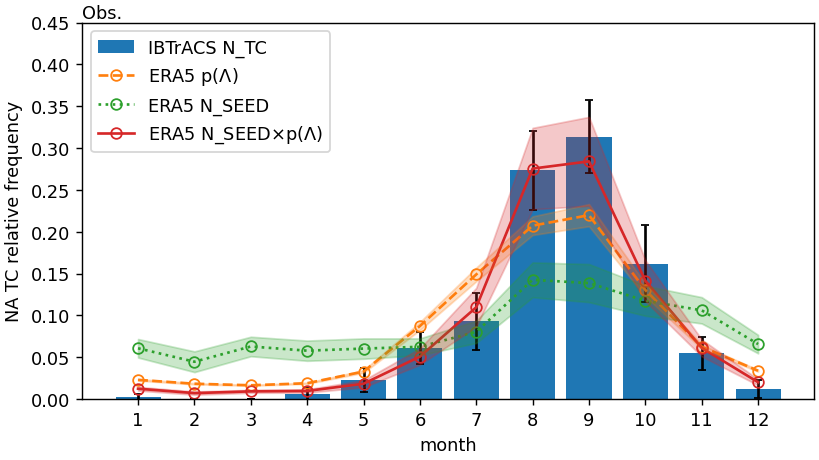

Write Python code to recreate this figure.
#!/usr/bin/env python
# Wenchang Yang (wenchang@princeton.edu)
# Fri May 29 16:26:38 EDT 2020
# v2 (2020-10-13): add AM2.5 and AM2.5C360
if __name__ == '__main__':
    from misc.timer import Timer
    tt = Timer(f'start {__file__}')
import sys, os.path, os, glob
import xarray as xr, numpy as np, pandas as pd
import matplotlib.pyplot as plt
#more imports
#
if __name__ == '__main__':
    tt.check('end import')
#
#start from here
basin = 'NA'
years = slice('1980', '2018')
seed_olife = 12
datafile = __file__.replace('.py', f'.{basin}.nc')
if os.path.exists(datafile):
    ds = xr.open_dataset(datafile)
    print('[loaded]:', datafile)
else:
    from IBTrACS.data_ntc_cycle import get_cycle as get_cycle_ibtracs
    from ERA5.data_pTang_cycle import get_cycle as get_cycle_pERA5
    from ERA5.data_nseed_cycle_rainy import get_cycle as get_cycle_nseedERA5
    from ERA5.data_nseedxp_cycle_rainy import get_cycle as get_cycle_nseedxpERA5
    ds_ntc = get_cycle_ibtracs(basin=basin, years=years)
    ds_p = get_cycle_pERA5(basin=basin, years=years)
    ds_nseed = get_cycle_nseedERA5(basin=basin, years=years).sel(life=seed_olife)
    ds_nseedxp = get_cycle_nseedxpERA5(basin=basin, years=years).sel(life=seed_olife)
    das = dict()
    for src,ds_ in zip(['ntc', 'p', 'nseed', 'nseedxp'], [ds_ntc, ds_p, ds_nseed, ds_nseedxp]):
        for vname in ('mclim', 'cim', 'sem'):
            key = '_'.join([src, vname])
            das[key] = ds_[vname]
    ds = xr.Dataset(das)
    ds.to_netcdf(datafile)
    print('[saved]:', datafile)
 
def wyplot(ax=None):
    if ax is None:
        fig, ax = plt.subplots()
    marker = 'o'
    fillstyle = 'none'
    alpha = 1/4

    labels1 = []
    # IBTrACS TC
    ds_ = ds[['ntc_mclim', 'ntc_cim']].rename(ntc_mclim='mclim', ntc_cim='cim')
    ds_ = ds_/ds_.mclim.sum('month')
    label = 'IBTrACS N_TC'
    labels1.append(label)
    b1 = ax.bar(x='month', height='mclim', data=ds_, label=label)
    ax.errorbar(x='month', y='mclim', yerr='cim', capsize=2, ls='none', color='k', data=ds_, label=None)

    #ERA5 p
    ds_ = ds[['p_mclim', 'p_cim']].rename(p_mclim='mclim', p_cim='cim')
    ds_ = ds_/ds_.mclim.sum('month')
    label = 'ERA5 p($\Lambda$)'
    labels1.append(label)
    color = 'C1'
    ls = '--'
    ds_['lower'] = ds_.mclim - ds_.cim
    ds_['upper'] = ds_.mclim + ds_.cim
    ax.fill_between(x='month', y1='lower', y2='upper', data=ds_, color=color, alpha=alpha, zorder=10)
    ln1 = ds_.mclim.plot(ax=ax, color=color, label=label, marker=marker, ls=ls, fillstyle=fillstyle)

    #ERA5 nseed
    ds_ = ds[['nseed_mclim', 'nseed_cim']].rename(nseed_mclim='mclim', nseed_cim='cim')
    ds_ = ds_/ds_.mclim.sum('month')
    label = 'ERA5 N_SEED'
    labels1.append(label)
    color = 'C2'
    ls = ':'
    ds_['lower'] = ds_.mclim - ds_.cim
    ds_['upper'] = ds_.mclim + ds_.cim
    ax.fill_between(x='month', y1='lower', y2='upper', data=ds_, color=color, alpha=alpha, zorder=10)
    ln2 = ds_.mclim.plot(ax=ax, color=color, label=label, marker=marker, ls=ls, fillstyle=fillstyle)

    #ERA5 nseed x p
    ds_ = ds[['nseedxp_mclim', 'nseedxp_cim']].rename(nseedxp_mclim='mclim', nseedxp_cim='cim')
    ds_ = ds_/ds_.mclim.sum('month')
    label = 'ERA5 N_SEED$\\times$p($\Lambda$)'
    labels1.append(label)
    color = 'C3'
    ds_['lower'] = ds_.mclim - ds_.cim
    ds_['upper'] = ds_.mclim + ds_.cim
    ax.fill_between(x='month', y1='lower', y2='upper', data=ds_, color=color, alpha=alpha, zorder=10)
    ln3 = ds_.mclim.plot(ax=ax, color=color, label=label, marker=marker, fillstyle=fillstyle)
    # move the bar legend to the first (default is the last)
    handles, labels = ax.get_legend_handles_labels()
    handles = handles[-1:-2:-1] + handles[0:-1]
    labels = labels[-1:-2:-1] + labels[0:-1]
    ax.legend(handles, labels)


    ylabel = f'{basin} TC relative frequency'
    title_loc = 'left'
    ax.set_ylim(0, 0.45)
    ax.set_ylabel(ylabel)
    ax.set_xticks(range(1,13))
    #ax.set_xlabel('')
    ax.set_title('')
    #ax.set_title('Obs.', loc=title_loc)
    ax.text(0,1, 'Obs.', ha='left', va='bottom', transform=ax.transAxes)#, fontweight='bold')

if __name__ == '__main__':
    from wyconfig import * #my plot settings
    wyplot()

    figname = __file__.replace('.py', '.png')
    if len(sys.argv) > 1 and sys.argv[1] == 'savefig':
        wysavefig(figname)

    tt.check(f'**Done**')
    plt.show()
    
